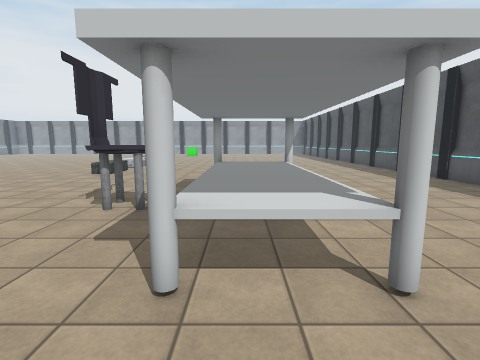
view 1 (above)

18 first-person views from a walk through a Unity game level. The camera is 1.5 m above the floor, tilts 8° down and sees 85° across. The floor is counted in squares, 1 m on a side. Each view is taken from the middle of a square. On the plan, view 1 faces up. The plan holds only what a view shows up to about 14 squares ahead; the rest is blank. The place goes on beyond the plan. The player is left out. Some animated figures are left out. Some surface patterns are stand-ins.

view 2
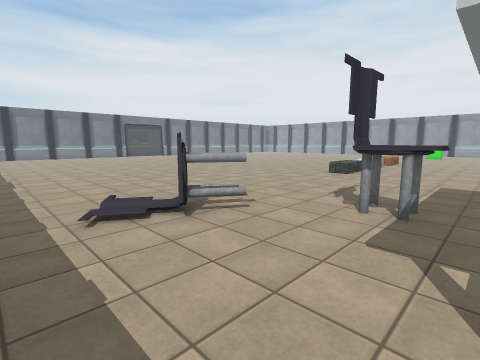

view 3
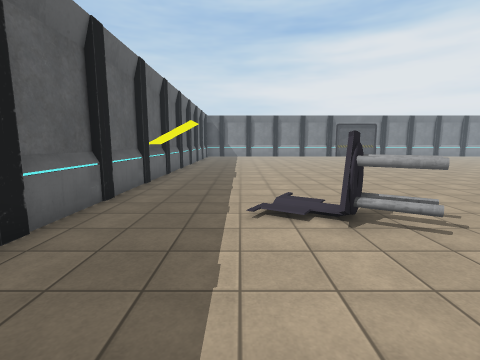

view 4
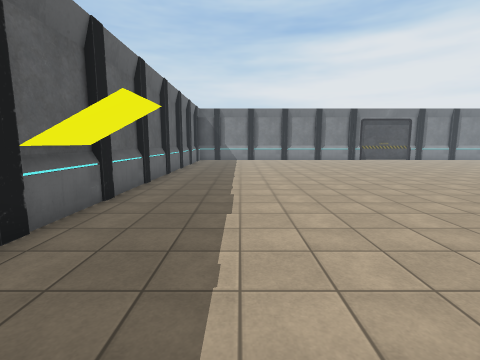

view 5
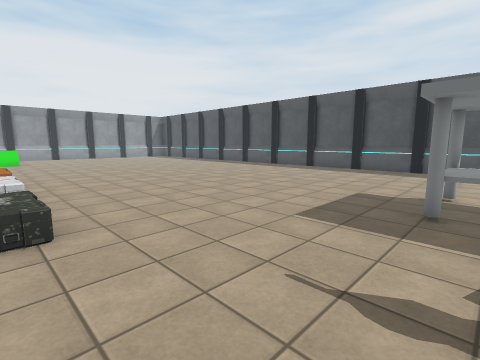

view 6
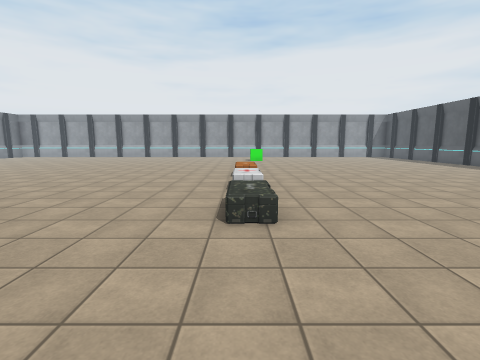

view 7
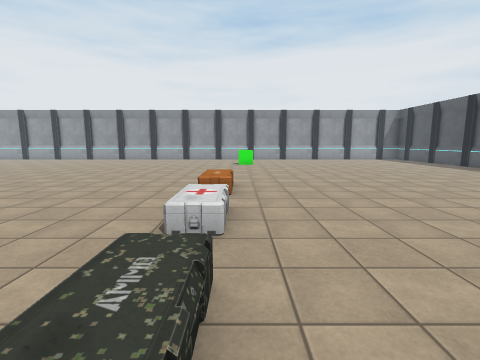

view 8
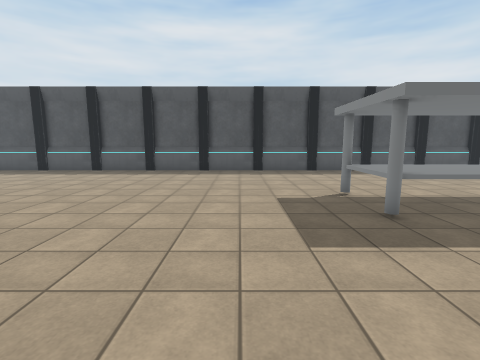

view 9
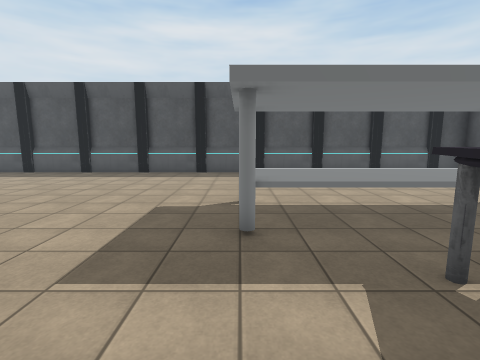

view 10
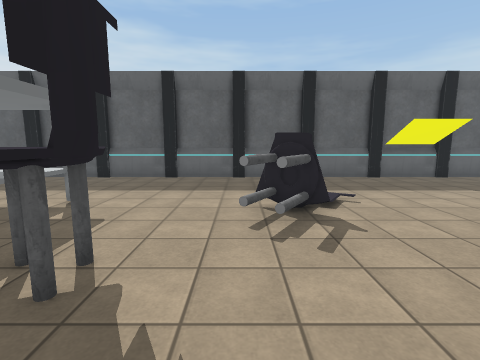

view 11
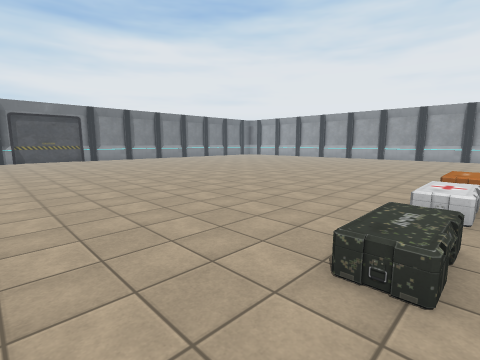

view 12
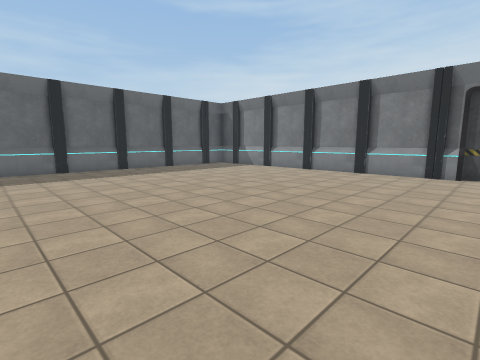

view 13
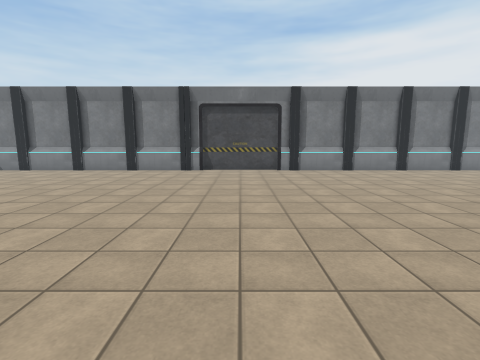

view 14
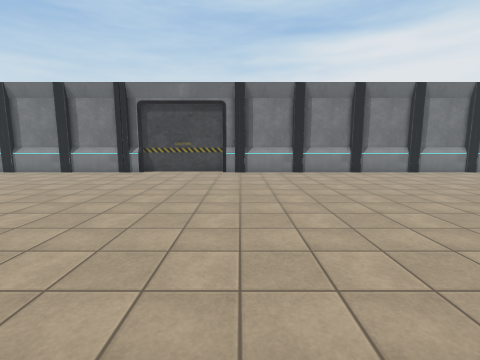

view 15
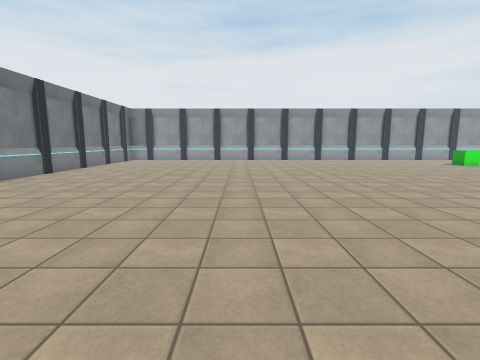

view 16
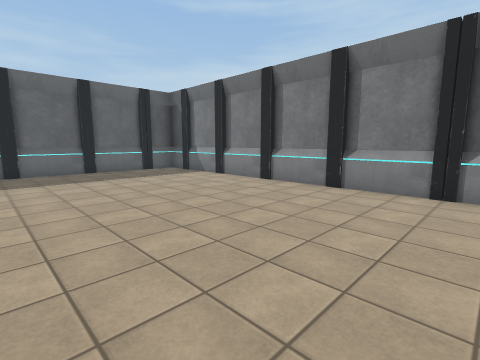

view 17
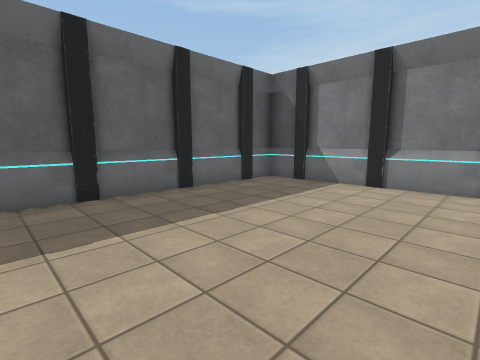

view 18
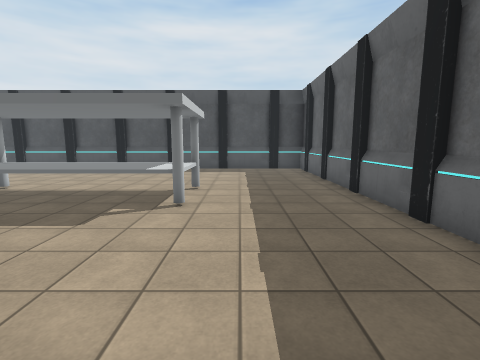

### Floor plan
Points are (right, up) in squares from view 1. A wall is a line through its corners. A room is listed if a view was taken in it or the views show most of it. See-through windows are left out.
Room 1 (views 1, 2, 3, 4, 5, 6, 7, 8, 9, 10, 11, 12, 13, 14, 15, 16, 17, 18)
walls: (-10.8, -2.7) (-8.3, -2.7); (-13.8, -2.7) (-11.3, -2.7); (-7.8, -2.7) (-5.1, -2.7); (-16.8, -2.7) (-14.4, -2.7); (-4.8, -2.7) (-2.1, -2.7); (-19.8, -2.7) (-17.8, -2.7); (-1.6, -2.7) (0.9, -2.7); (-22.8, -2.7) (-20.3, -2.7); (-30.6, 11) (-30.6, -2.6) (7.1, -2.6); (8.8, 14.2) (8.8, 16.7); (8.8, 11.2) (8.8, 13.7); (1.7, -2.7) (3.9, -2.7); (8.8, 17.2) (8.8, 19.7); (8.8, 8.6) (8.8, 10.7); (8.8, 20.2) (8.8, 21.5); (8.8, 5.2) (8.8, 7.7); (-25.8, -2.7) (-23.1, -2.7); (4.5, -2.7) (6.9, -2.7); (8.8, 2.2) (8.8, 4.7); (-28.8, -2.7) (-26.3, -2.7); (8.8, -0.8) (8.8, 1.6); (-30.6, 27.5) (-30.6, 17); (7.9, -2.7) (8.8, -2.7) (8.8, -1.3); (8.6, -2.4) (8.6, 21.5); (-30.9, -2.7) (-29.5, -2.7)
objects: other object (-31, 13) to (-31, 16); other object (-7, 3) to (-5, 5); other object (-7, 16) to (-6, 18); other object (-7, 20) to (-7, 21); other object (-6, 13); other object (-3, 5) to (-2, 7); other object (-1, 2) to (2, 9)

Positions as (right, up) in squares from view 1, and headings:
1: (0, 0), facing up
2: (-1, 0), facing up-left
3: (-1, 1), facing left
4: (-7, 1), facing left
5: (-7, 8), facing up-right
6: (-7, 8), facing up
7: (-6, 12), facing up
8: (-6, 12), facing right
9: (-5, 9), facing right
10: (-5, 9), facing down
11: (-6, 10), facing up-left
12: (-17, 13), facing down-left
13: (-16, 14), facing left
14: (-17, 17), facing left
15: (-21, 13), facing up
16: (-22, 12), facing down-left
17: (-21, 5), facing down-left
18: (-7, 1), facing right
